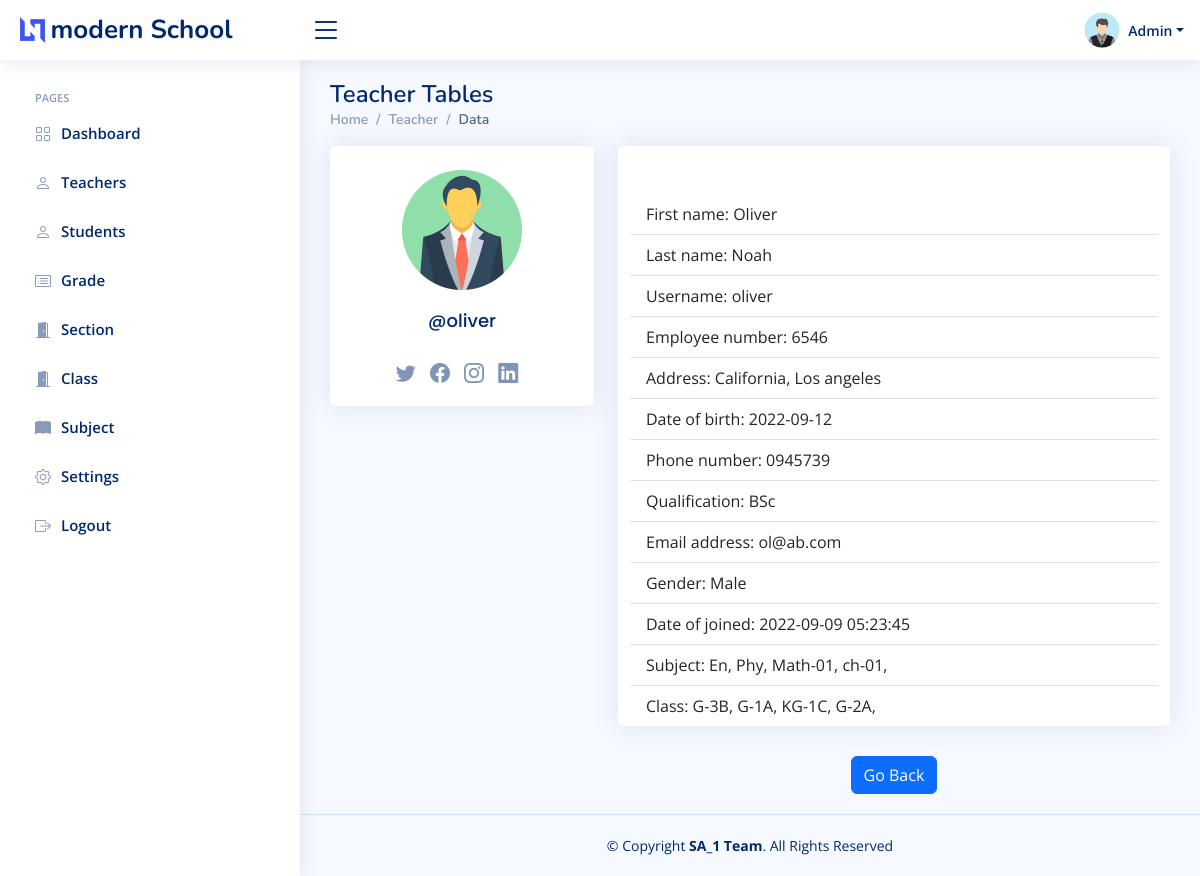
The page /admin/teacher-view1.php?teacher_id=1 (signed in) on the database its author committed.
### tables this page shows
CREATE TABLE `setting` (
  `id` int(11) NOT NULL,
  `current_year` int(11) NOT NULL,
  `current_semester` varchar(11) NOT NULL,
  `school_name` varchar(100) NOT NULL,
  `slogan` varchar(300) NOT NULL,
  `about` text NOT NULL
);

CREATE TABLE `teachers` (
  `teacher_id` int(11) NOT NULL,
  `username` varchar(127) NOT NULL,
  `password` varchar(255) NOT NULL,
  `class` varchar(31) NOT NULL,
  `fname` varchar(127) NOT NULL,
  `lname` varchar(127) NOT NULL,
  `subjects` varchar(31) NOT NULL,
  `address` varchar(31) NOT NULL,
  `employee_number` int(11) NOT NULL,
  `date_of_birth` date DEFAULT NULL,
  `phone_number` varchar(31) NOT NULL,
  `qualification` varchar(127) NOT NULL,
  `gender` varchar(7) NOT NULL,
  `email_address` varchar(255) NOT NULL,
  `date_of_joined` datetime NOT NULL DEFAULT current_timestamp()
);

### data/setting.php (called while the page is built)
<?php
function getSetting($conn){
   $sql = "SELECT * FROM setting";
   $stmt = $conn->prepare($sql);
   $stmt->execute();
   if ($stmt->rowCount() == 1) {
     $settings = $stmt->fetch();
     return $settings;
   }else {
    return 0;
   }
}
?>

### admin/data/teacher.php (called while the page is built, shortened)
<?php
function getTeacherById($teacher_id, $conn){
   $sql = "SELECT * FROM teachers
           WHERE teacher_id=?";
   $stmt = $conn->prepare($sql);
   $stmt->execute([$teacher_id]);
   if ($stmt->rowCount() == 1) {
     $teacher = $stmt->fetch();
     return $teacher;
   }else {
    return 0;
   }
}

### admin/data/subject.php (called while the page is built, shortened)
<?php
function getSubjectById($subject_id, $conn){
   $sql = "SELECT * FROM subjects
           WHERE subject_id=?";
   $stmt = $conn->prepare($sql);
   $stmt->execute([$subject_id]);
   if ($stmt->rowCount() == 1) {
     $subject = $stmt->fetch();
     return $subject;
   }else {
   	return 0;
   }
}
 ?>

### admin/data/class.php (called while the page is built, shortened)
<?php
function getClassById($class_id, $conn){
   $sql = "SELECT * FROM class
           WHERE class_id=?";
   $stmt = $conn->prepare($sql);
   $stmt->execute([$class_id]);
   if ($stmt->rowCount() == 1) {
     $class = $stmt->fetch();
     return $class;
   }else {
    return 0;
   }
}

### admin/data/grade.php (called while the page is built, shortened)
<?php
function getGradeById($grade_id, $conn){
   $sql = "SELECT * FROM grades
           WHERE grade_id=?";
   $stmt = $conn->prepare($sql);
   $stmt->execute([$grade_id]);
   if ($stmt->rowCount() == 1) {
     $grade = $stmt->fetch();
     return $grade;
   }else {
    return 0;
   }
}

### admin/data/section.php (called while the page is built, shortened)
<?php
function getSectioById($section_id, $conn){
   $sql = "SELECT * FROM section
           WHERE section_id=?";
   $stmt = $conn->prepare($sql);
   $stmt->execute([$section_id]);
   if ($stmt->rowCount() == 1) {
     $section = $stmt->fetch();
     return $section;
   }else {
    return 0;
   }
}

### admin/teacher-view1.php (the view, shortened to what this page needs)
<?php
if (isset($_SESSION['admin_id']) &&
    isset($_SESSION['role'])) {
    if ($_SESSION['role'] == 'Admin') {
        include "../DB_connection.php";
        include "data/teacher.php";
        include "data/subject.php";
        include "data/grade.php";
        include "data/section.php";
        include "data/class.php";
        if(isset($_GET['teacher_id'])){
            $teacher_id = $_GET['teacher_id'];
            $teacher = getTeacherById($teacher_id,$conn);
            ?>
<!DOCTYPE html>
<html lang="en">
<head>
    <link href="assets/vendor/bootstrap/css/bootstrap.min.css" rel="stylesheet">
    <link href="assets/vendor/bootstrap-icons/bootstrap-icons.css" rel="stylesheet">
    <link href="assets/vendor/boxicons/css/boxicons.min.css" rel="stylesheet">
    <link href="assets/vendor/quill/quill.snow.css" rel="stylesheet">
    <link href="assets/vendor/quill/quill.bubble.css" rel="stylesheet">
    <link href="assets/vendor/remixicon/remixicon.css" rel="stylesheet">
    <link href="assets/vendor/simple-datatables/style.css" rel="stylesheet">
    <link href="assets/css/style.css" rel="stylesheet">
</head>
<body>
    <?php
    include "inc/header.php";
    if ($teacher != 0) {
    ?>
    <?php
    include "inc/sidebar.php";
    ?>
    <main id="main" class="main">
        <div class="pagetitle">
            <h1>Teacher Tables</h1>
            <nav>
                <ol class="breadcrumb">
                    <li class="breadcrumb-item"><a href="index1.php">Home</a></li>
                    <li class="breadcrumb-item">Teacher</li>
                    <li class="breadcrumb-item active">Data</li>
                </ol>
            </nav>
        </div>
        <section class="section profile">
            <div class="row">
                <div class="col-xl-4">
                    <div class="card">
                        <div class="card-body profile-card pt-4 d-flex flex-column align-items-center">
                            <img src="../img/teacher-<?=$teacher['gender']?>.png" class="card-img-top" alt="...">
                            <h5 class="card-title text-center">@<?=$teacher['username']?></h5>
                            <div class="social-links mt-2">
                                <a href="#" class="twitter"><i class="bi bi-twitter"></i></a>
                                <a href="#" class="facebook"><i class="bi bi-facebook"></i></a>
                                <a href="#" class="instagram"><i class="bi bi-instagram"></i></a>
                                <a href="#" class="linkedin"><i class="bi bi-linkedin"></i></a>
                            </div>
                        </div>
                    </div>
                </div>
                <div class="col-xl-8">
                    <div class="card">
                        <div class="container mt-5">
                                <ul class="list-group list-group-flush">
                                    <li class="list-group-item">First name: <?=$teacher['fname']?></li>
                                    <li class="list-group-item">Last name: <?=$teacher['lname']?></li>
                                    <li class="list-group-item">Username: <?=$teacher['username']?></li>
                                    <li class="list-group-item">Employee number: <?=$teacher['employee_number']?></li>
                                    <li class="list-group-item">Address: <?=$teacher['address']?></li>
                                    <li class="list-group-item">Date of birth: <?=$teacher['date_of_birth']?></li>
                                    <li class="list-group-item">Phone number: <?=$teacher['phone_number']?></li>
                                    <li class="list-group-item">Qualification: <?=$teacher['qualification']?></li>
                                    <li class="list-group-item">Email address: <?=$teacher['email_address']?></li>
                                    <li class="list-group-item">Gender: <?=$teacher['gender']?></li>
                                    <li class="list-group-item">Date of joined: <?=$teacher['date_of_joined']?></li>
                                    <li class="list-group-item">Subject:
                                        <?php
                                        $s = '';
                                        $subjects = str_split(trim($teacher['subjects']));
                                        foreach ($subjects as $subject) {
                                            $s_temp = getSubjectById($subject, $conn);
                                            if ($s_temp != 0)
                                                $s .=$s_temp['subject_code'].', ';
                                        }
                                        echo $s;
                                        ?>
                                    </li>
                                    <li class="list-group-item">Class:
                                        <?php
                                        $c = '';
                                        $classes = str_split(trim($teacher['class']));
                                        foreach ($classes as $class_id) {
                                            $class = getClassById($class_id, $conn);
                                            $c_temp = getGradeById($class['grade'], $conn);
                                            $section = getSectioById($class['section'], $conn);
                                            if ($c_temp != 0)
                                                $c .=$c_temp['grade_code'].'-'.
                                                    $c_temp['grade'].$section['section'].', ';
                                        }
                                        echo $c;
                                        ?>
                                    </li>
                                </ul>
                            </div>
                        </div>
                        <?php
                        }else {
                            header("Location: teacher.php");
                            exit;
                        }
                        ?>
                                        <div class="text-center">
                                            <a href="teacher1.php"  type="submit" class="btn btn-primary">Go Back</a>
                                        </div>
                                </div>
                            </div>
        </section>
    </main>
    <?php
    include "inc/footer.php";
    ?>
</body>
</html>
        <?php
    }else {
        header("Location: teacher.php");
        exit;
    }
}else {
    header("Location: ../login.php");
    exit;
}
}else {
    header("Location: ../login.php");
    exit;
}
    ?>

### admin/inc/header.php (shortened to what this page needs)
<?php
include "../data/setting.php";
$setting = getSetting($conn);
if ($setting != 0) {
?>
<header id="header" class="header fixed-top d-flex align-items-center">
    <div class="d-flex align-items-center justify-content-between">
        <a href="../index.php" class="logo d-flex align-items-center">
            <img src="assets/img/logo.png" alt="">
            <span class="d-none d-lg-block"><?=$setting['school_name']?></span>
        </a>
        <i class="bi bi-list toggle-sidebar-btn"></i>
    </div>
    <nav class="header-nav ms-auto">
        <ul class="d-flex align-items-center">
            <li class="nav-item dropdown pe-3">
                <a class="nav-link nav-profile d-flex align-items-center pe-0" href="#" data-bs-toggle="dropdown">
                    <img src="../img/student-male.png"  alt="Profile" class="rounded-circle">
                    <span class="d-none d-md-block dropdown-toggle ps-2">Admin</span>
                </a>
            </li>
        </ul>
    </nav>
</header>
<?php }else {
    header("Location: login.php");
    exit;
}  ?>

### admin/inc/sidebar.php
<aside id="sidebar" class="sidebar">
        <ul class="sidebar-nav" id="sidebar-nav">
            <li class="nav-heading">Pages</li>
            <ul class="navbar-nav me-auto mb-2 mb-lg-0" id="navLinks">
                <li class="nav-item">
                    <a class="nav-link collapsed" aria-current="page" href="index1.php"><i class="bi bi-grid"></i>Dashboard</a>
                </li>
                <li class="nav-item">
                    <a class="nav-link collapsed" href="teacher1.php"><i class="bi bi-person"></i>Teachers</a>
                </li>
                <li class="nav-item">
                    <a class="nav-link collapsed" href="student1.php"><i class="bi bi-person"></i>Students</a>
                </li>
                <li class="nav-item">
                    <a class="nav-link collapsed" href="grade1.php"><i class="bi bi-card-list"></i>Grade</a>
                </li>
                <li class="nav-item">
                    <a class="nav-link collapsed" href="section1.php"><i class="bi bi-door-open-fill"></i>Section</a>
                </li>
                <li class="nav-item">
                    <a class="nav-link collapsed" href="class1.php"><i class="bi bi-door-open-fill"></i>Class</a>
                </li>
                <li class="nav-item">
                    <a class="nav-link collapsed" href="course1.php"><i class="bi bi-book-fill"></i>Subject</a>
                </li>
                <li class="nav-item">
                    <a class="nav-link collapsed" href="settings1.php"><i class="bi bi-gear"></i>Settings</a>
                </li>
            </ul>
            <ul class="navbar-nav me-right mb-2 mb-lg-0">
                <li class="nav-item">
                    <a class="nav-link collapsed" href="../logout.php"><i class="bi bi-box-arrow-right"></i>Logout</a>
                </li>
            </ul>
    </aside>

### admin/inc/footer.php
<footer id="footer" class="footer">
    <div class="copyright">
        &copy; Copyright <strong><span>SA_1 Team</span></strong>. All Rights Reserved
    </div>
</footer>

### admin/assets/css/style.css (style rules this page uses)
:root { scroll-behavior: smooth; }
body { font-family: "Open Sans", sans-serif; background: #f6f9ff; color: #444444; }
a { color: #4154f1; text-decoration: none; }
h1, h2, h3, h4, h5, h6 { font-family: "Nunito", sans-serif; }
#main { margin-top: 60px; padding: 20px 30px; transition: all 0.3s; }
.pagetitle { margin-bottom: 10px; }
.pagetitle h1 { font-size: 24px; margin-bottom: 0; font-weight: 600; color: #012970; }
.card { margin-bottom: 30px; border: none; border-radius: 5px; box-shadow: 0px 0 30px rgba(1, 41, 112, 0.1); }
.card-title { padding: 20px 0 15px 0; font-size: 18px; font-weight: 500; color: #012970; font-family: "Poppins", sans-serif; }
.card-body { padding: 0 20px 20px 20px; }
.breadcrumb { font-size: 14px; font-family: "Nunito", sans-serif; color: #899bbd; font-weight: 600; }
.breadcrumb a { color: #899bbd; transition: 0.3s; }
.breadcrumb .breadcrumb-item::before { color: #899bbd; }
.breadcrumb .active { color: #51678f; font-weight: 600; }
.logo { line-height: 1; }
@media (min-width: 1200px) { .logo { width: 280px; } }
.logo img { max-height: 26px; margin-right: 6px; }
.logo span { font-size: 26px; font-weight: 700; color: #012970; font-family: "Nunito", sans-serif; }
.header { transition: all 0.5s; z-index: 997; height: 60px; box-shadow: 0px 2px 20px rgba(1, 41, 112, 0.1); background-color: #fff; padding-left: 20px; }
.header .toggle-sidebar-btn { font-size: 32px; padding-left: 10px; cursor: pointer; color: #012970; }
.header-nav ul { list-style: none; }
.header-nav>ul { margin: 0; padding: 0; }
.header-nav .nav-profile { color: #012970; }
.header-nav .nav-profile img { max-height: 36px; }
.header-nav .nav-profile span { font-size: 14px; font-weight: 600; }
.sidebar { position: fixed; top: 60px; left: 0; bottom: 0; width: 300px; z-index: 996; transition: all 0.3s; padding: 20px; overflow-y: auto; scrollbar-width: thin; scrollbar-color: #aab7cf transparent; box-shadow: 0px 0px 20px rgba(1, 41, 112, 0.1); background-color: #fff; }
@media (min-width: 1200px) { #main, #footer { margin-left: 300px; } }
.sidebar-nav { padding: 0; margin: 0; list-style: none; }
.sidebar-nav li { padding: 0; margin: 0; list-style: none; }
.sidebar-nav .nav-item { margin-bottom: 5px; }
.sidebar-nav .nav-heading { font-size: 11px; text-transform: uppercase; color: #899bbd; font-weight: 600; margin: 10px 0 5px 15px; }
.sidebar-nav .nav-link { display: flex; align-items: center; font-size: 15px; font-weight: 600; color: #4154f1; transition: 0.3; background: #f6f9ff; padding: 10px 15px; border-radius: 4px; }
.sidebar-nav .nav-link i { font-size: 16px; margin-right: 10px; color: #4154f1; }
.sidebar-nav .nav-link.collapsed { color: #012970; background: #fff; }
.sidebar-nav .nav-link.collapsed i { color: #899bbd; }
.profile .profile-card img { max-width: 120px; }
.profile .profile-card .social-links a { font-size: 20px; display: inline-block; color: rgba(1, 41, 112, 0.5); line-height: 0; margin-right: 10px; transition: 0.3s; }
.footer { padding: 20px 0; font-size: 14px; transition: all 0.3s; border-top: 1px solid #cddfff; }
.footer .copyright { text-align: center; color: #012970; }

### rows shown on the page
setting: school_name "modern School"
teachers: gender (picture), username "oliver", fname "Oliver", lname "Noah", employee_number "6546", address "California, Los angeles", date_of_birth "2022-09-12", phone_number "0945739", qualification "BSc", email_address "ol@ab.com", gender "Male", date_of_joined "2022-09-09 05:23:45"

### other values the page prints
$s "En, Phy, Math-01, ch-01,"
$c "G-3B, G-1A, KG-1C, G-2A,"
